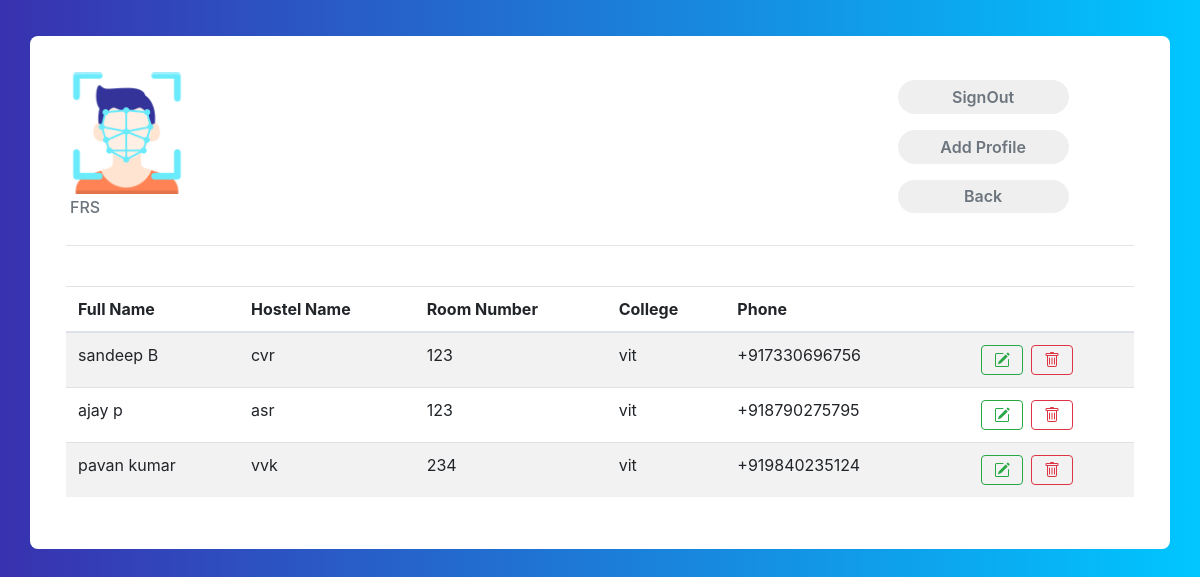
/profiles/, run on the app's committed database.
### core/models.py (models this page shows, shortened)
class Profile(models.Model):
    first_name = models.CharField(max_length=70)
    last_name = models.CharField(max_length=70)
    date = models.DateField()
    phone = models.BigIntegerField(primary_key=True)
    email = models.EmailField()
    roomno = models.IntegerField()
    college = models.CharField(max_length=200)
    hostelname = models.CharField(choices=types,max_length=20,null=True,blank=False,default='employee')
    present = models.BooleanField(default=False)
    image = models.ImageField()
    updated = models.DateTimeField(auto_now=True)
    shift = models.TimeField()

### core/views.py (the view)
# urls.py: path('profiles/', profiles, name= 'profiles'),
def profiles(request):
    profiles = Profile.objects.all()
    context = {
        'profiles': profiles
    }
    return render(request, 'core/profiles.html', context)

### core/templates/core/profiles.html (shortened to what this page needs)
{% extends "core/base.html" %}
{% load static %}
{% block content %}
<div class="container emp-profile">
    <div class="row">
        <div class="col-md-3">
            <img src="{% static 'img/fcicon.png'%}" alt="" width="50%">
            <h6 class="text-muted p-1"> FRS</h6>
        </div>
        <div class="col-md-6">
        </div>
        <div class="col-md-3">
            <a   href="{% url 'signout' %}"><input type="submit" class="profile-edit-btn m-2 "
                name="btnAddMore" value="SignOut" /></a>
            <a href="{% url 'add_profile' %}"><input type="submit" class="profile-edit-btn m-2 " name="btnAddMore"
                    value="Add Profile" /></a>
            <a   href="{% url 'index' %}"><input type="submit" class="profile-edit-btn m-2 "
                        name="btnAddMore" value="Back" /></a>
        </div>
    </div>
    <hr>
    <div class="tab-content" id="myTabContent">
        <br>
        <table class="table table-striped ">
            <thead>
                <tr>
                    <th scope="col">Full Name</th>
                    <th scope="col">Hostel Name</th>
                    <th scope="col">Room Number</th>
                    <th scope="col">College</th>
                    <th scope="col">Phone</th>
                    <th scope="col"> </th>
                    <th scope="col"> </th>
                </tr>
            </thead>
            <tbody>
                {% for profile in profiles %}
                <tr>
                    <td>{{profile.first_name}} {{profile.last_name}}</td>
                    <td>{{profile.hostelname}}</td>
                    <td>{{profile.roomno}}</td>
                    <td>{{profile.college}}</td>
                    <td>+91{{profile.phone}}</td>
                    <td></td>
                    <td>
                        <div class="btn-group btn-group-toggle">
                            <a href="{% url 'edit_profile' profile.phone %}">
                                <button type="button" class="btn btn-outline-success mr-1">
                                </button>
                            </a>
                            <a href="{% url 'delete_profile' profile.phone %}">
                                <button type="button" class="btn btn-outline-danger ml-1">
                                </button>
                            </a>
                        </div>
                    </td>
                </tr>
                {% endfor%}
            </tbody>
        </table>
    </div>
</div>
{% endblock content %}

### static/css/details.css (style rules this page uses)
.emp-profile { padding: 3%; margin-top: 3%; margin-bottom: 3%; border-radius: 0.5rem; background: #fff; }
.profile-edit-btn { border: none; border-radius: 1.5rem; width: 70%; padding: 2%; font-weight: 600; color: #6c757d; cursor: pointer; }

### static/css/body.css (style rules this page uses)
body { background: -webkit-linear-gradient(left, #3931af, #00c6ff); }

### data on the page
Profile: first_name "sandeep", last_name "B", hostelname "cvr", roomno "123", college "vit", phone "7330696756"
Profile: first_name "ajay", last_name "p", hostelname "asr", roomno "123", college "vit", phone "8790275795"
Profile: first_name "pavan", last_name "kumar", hostelname "vvk", roomno "234", college "vit", phone "9840235124"
